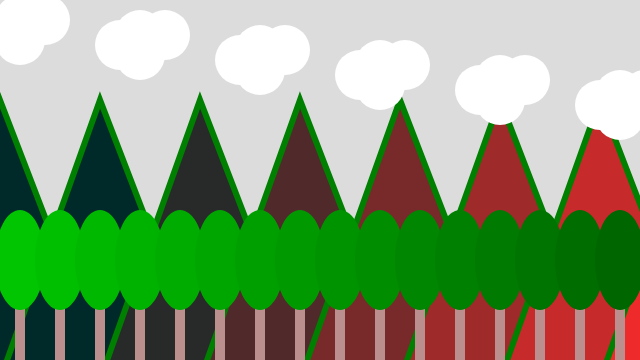
Frame 1 (no input)
Frame 60 (no input): identical to frame 1, image omitted
Frame 120 (the mouse pressed at the canvas centre since frame 60): identical to frame 1, image omitted

The p5.js sketch that drew this single still picture (run headless with seeded random() and noise() and a simulated clock; from frame 60 on, the mouse is pressed at the canvas centre):

// p5.js sketch
// ── sketch.js
/*
	pattern version 1
	javascript loops
*/

function setup() {
	createCanvas(640, 360);
	rectMode(CENTER);
}

function draw() {
	background(220);

	// landscape

	// mountains
	for (let x = -100; x < width; x += 100) {
		
		let r = map(x, 0, width, 0, 255);
		fill(r, 42, 42);
		
		stroke('green');
		strokeWeight(6);
		triangle(x, height + 20, x + 100, 100, x + 200, height);
	}

	// trees
	for (let x = 20; x < width; x += 40) {
		noStroke();
		fill('rosybrown');
		rect(x, height - 50, 10, 100);

		let g = map(x, 0, width, 200, 100);
		fill(0, g, 0);
		ellipse(x, height - 100, 50, 100);
	}

	// clouds 
	let y = 20;
	for (let x = 20; x < width; x += 120) {
		fill('white');

		ellipse(x, y, 50);
		ellipse(x + 25, y, 50);
		ellipse(x, y + 20, 50);
		ellipse(x - 20, y + 10, 50);

		y += 15;
	}
}
